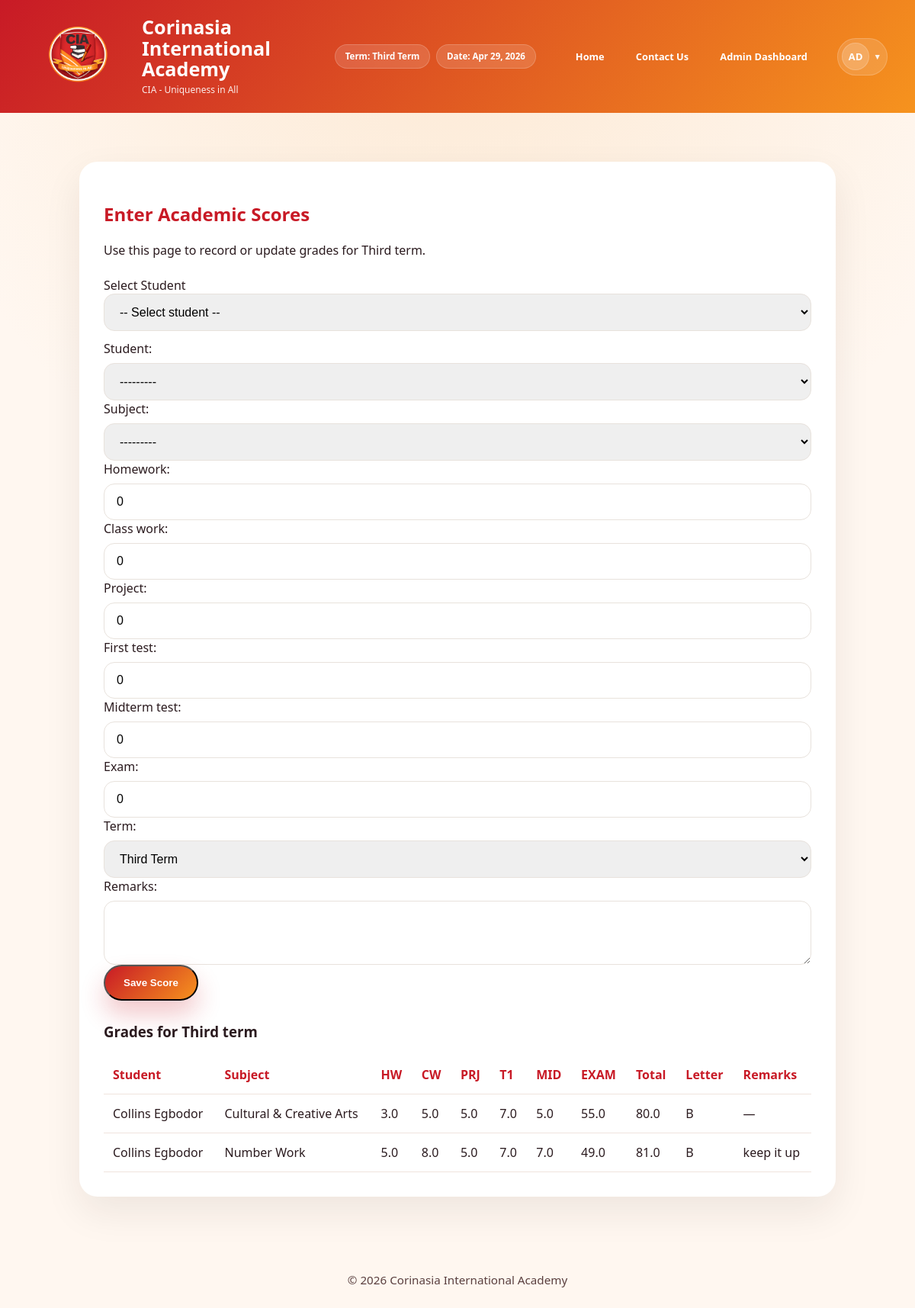
Screenshot of /teacher/enter-scores/ (signed in) with the database file from the repository.
### grades/models.py (models this page shows, shortened)
class TermSetting(models.Model):
    current_term = models.CharField(
        max_length=20,
        choices=TERM_CHOICES,
        default='first_term',
        help_text='Set the currently active academic term for the portal'
    )
    updated_at = models.DateTimeField(auto_now=True)
    class Meta:
        verbose_name = 'Term Setting'
        verbose_name_plural = 'Term Settings'
    @classmethod
    def get_current_term(cls):
        term_setting = cls.objects.order_by('-updated_at').first()
        return term_setting.current_term if term_setting else 'first_term'

class Student(models.Model):
    student_id = models.CharField(max_length=20, unique=True, db_index=True, help_text="Unique student ID")
    first_name = models.CharField(max_length=100)
    last_name = models.CharField(max_length=100)
    class_name = models.CharField(max_length=50, blank=True, null=True, help_text="Student's class (e.g., JSS1A, SS2B)")
    nationality = models.CharField(max_length=50, default='Nigeria')
    state_of_origin = models.CharField(max_length=50, blank=True, null=True)
    club_and_society = models.CharField(max_length=100, blank=True, null=True)
    sport_house = models.CharField(max_length=50, blank=True, null=True)
    date_of_birth = models.DateField(blank=True, null=True)
    enrollment_date = models.DateField(default=datetime.today)
    subjects = models.ManyToManyField('Subject', blank=True, related_name='students', help_text='Subjects the student is enrolled in for the current term')
    class Meta:
        ordering = ['last_name', 'first_name']
        verbose_name = "Student"
        verbose_name_plural = "Students"
        indexes = [
            models.Index(fields=['last_name', 'first_name']),
            models.Index(fields=['class_name']),
        ]
    def __str__(self):
        return f"{self.first_name} {self.last_name} ({self.student_id})"

class Grade(models.Model):
    GRADE_CHOICES = [
        ('A', 'A (90-100)'),
        ('B', 'B (80-89)'),
        ('C', 'C (70-79)'),
        ('D', 'D (60-69)'),
        ('E', 'E (50-59)'),
        ('F', 'F (Below 50)'),
    ]
    student = models.ForeignKey(Student, on_delete=models.CASCADE, related_name='grades')
    subject = models.ForeignKey(Subject, on_delete=models.CASCADE, related_name='grades')
    homework = models.FloatField(
        validators=[MinValueValidator(0), MaxValueValidator(5)],
        default=0,
        help_text="Home work (max 5)"
    )
    class_work = models.FloatField(
        validators=[MinValueValidator(0), MaxValueValidator(10)],
        default=0,
        help_text="Class work (max 10)"
    )
    project = models.FloatField(
        validators=[MinValueValidator(0), MaxValueValidator(5)],
        default=0,
        help_text="Project (max 5)"
    )
    first_test = models.FloatField(
        validators=[MinValueValidator(0), MaxValueValidator(10)],
        default=0,
        help_text="1st test (max 10)"
    )
    midterm_test = models.FloatField(
        validators=[MinValueValidator(0), MaxValueValidator(10)],
        default=0,
        help_text="Mid-term test (max 10)"
    )
    exam = models.FloatField(
        validators=[MinValueValidator(0), MaxValueValidator(60)],
        default=0,
        help_text="Exams (max 60)"
    )
    marks = models.FloatField(
        validators=[MinValueValidator(0), MaxValueValidator(100)],
        default=0,
        help_text="Total marks out of 100",
        editable=False,
    )
    letter_grade = models.CharField(max_length=2, choices=GRADE_CHOICES)
    term = models.CharField(
        max_length=20,
        choices=TERM_CHOICES,
        default='first_term',
        help_text="Academic term for the grade"
    )
    date_recorded = models.DateTimeField(auto_now_add=True)
    last_updated = models.DateTimeField(auto_now=True)
    remarks = models.TextField(blank=True, null=True)
    class Meta:
        ordering = ['-term', 'student', 'subject']
        verbose_name = "Grade"
        verbose_name_plural = "Grades"
        unique_together = ['student', 'subject', 'term']
        indexes = [
            models.Index(fields=['student', 'term']),
            models.Index(fields=['subject', 'term']),
            models.Index(fields=['letter_grade']),
        ]

class Subject(models.Model):
    code = models.CharField(max_length=20, unique=True, db_index=True)
    name = models.CharField(max_length=200)
    description = models.TextField(blank=True)
    credit_hours = models.IntegerField(default=3)
    class Meta:
        ordering = ['code']
        verbose_name = "Subject"
        verbose_name_plural = "Subjects"
    def __str__(self):
        return f"{self.code} - {self.name}"

### grades/views.py (the view, shortened to what this page needs)
# urls.py: path('teacher/enter-scores/', views.enter_academic_scores, name='enter_academic_scores'),
@login_required
@teacher_or_admin_required
def enter_academic_scores(request):
    current_term = TermSetting.get_current_term()
    profile = getattr(request.user, 'profile', None)
    if profile and profile.role == Profile.ROLE_ADMIN:
        students_for_select = Student.objects.all().order_by('last_name')
    elif profile and profile.role == Profile.ROLE_CLASS_TEACHER and profile.assigned_class:
        students_for_select = Student.objects.filter(class_name=profile.assigned_class).order_by('last_name')
    elif profile and profile.role == Profile.ROLE_SUBJECT_TEACHER:
        students_for_select = Student.objects.filter(subjects__in=profile.assigned_subjects.all()).distinct().order_by('last_name')
    else:
        students_for_select = Student.objects.none()
    selected_student = None
    sel_student_pk = request.GET.get('student')
    if sel_student_pk:
        try:
            selected_student = students_for_select.get(pk=sel_student_pk)
        except Exception:
            selected_student = None
    if request.method == 'POST':
        form = GradeEntryForm(request.POST)
        if profile and profile.role == Profile.ROLE_CLASS_TEACHER and profile.assigned_class:
            form.fields['student'].queryset = Student.objects.filter(class_name=profile.assigned_class)
        if profile and profile.role == Profile.ROLE_SUBJECT_TEACHER:
            form.fields['subject'].queryset = profile.assigned_subjects.all()
        if selected_student:
            form.fields['student'].queryset = Student.objects.filter(pk=selected_student.pk)
        if form.is_valid():
            data = form.cleaned_data
            grade, created = Grade.objects.update_or_create(
                student=data['student'],
                subject=data['subject'],
                term=data['term'],
                defaults={
                    'homework': data.get('homework', 0),
                    'class_work': data.get('class_work', 0),
                    'project': data.get('project', 0),
                    'first_test': data.get('first_test', 0),
                    'midterm_test': data.get('midterm_test', 0),
                    'exam': data.get('exam', 0),
                    'remarks': data.get('remarks', ''),
                }
            )
            try:
                Activity.objects.create(
                    actor=request.user,
                    action_type=Activity.ACTION_GRADE_CREATED if created else Activity.ACTION_GRADE_UPDATED,
                    target_student=grade.student,
                    target_subject=grade.subject,
                    description=f"{request.user.get_full_name() or request.user.username} {'created' if created else 'updated'} grade for {grade.student} in {grade.subject}: {grade.marks} ({grade.letter_grade})",
                )
            except Exception:
                pass
            messages.success(request, 'Academic score saved successfully.')
            if selected_student:
                return redirect(f"{request.path}?student={selected_student.pk}")
            return redirect('enter_academic_scores')
    else:
        form = GradeEntryForm(initial={'term': current_term})
        if profile and profile.role == Profile.ROLE_CLASS_TEACHER and profile.assigned_class:
            form.fields['student'].queryset = Student.objects.filter(class_name=profile.assigned_class)
        if profile and profile.role == Profile.ROLE_SUBJECT_TEACHER:
            form.fields['subject'].queryset = profile.assigned_subjects.all()
    if selected_student:
        grades = Grade.objects.filter(term=current_term, student=selected_student).select_related('student', 'subject').order_by('subject__name')
    else:
        grades = Grade.objects.filter(term=current_term).select_related('student', 'subject').order_by('student__last_name', 'subject__name')
        if profile and profile.role == Profile.ROLE_CLASS_TEACHER and profile.assigned_class:
            grades = grades.filter(student__class_name=profile.assigned_class)
        if profile and profile.role == Profile.ROLE_SUBJECT_TEACHER:
            grades = grades.filter(subject__in=profile.assigned_subjects.all())
    return render(request, 'grades/enter_academic_scores.html', {
        'form': form,
        'grades': grades,
        'current_term': current_term,
        'students': students_for_select,
        'selected_student': selected_student,
    })

### grades/templates/grades/enter_academic_scores.html (shortened to what this page needs)
{% extends 'grades/base.html' %}
{% load custom_filters %}
{% block content %}
<div class="page-shell">
    <div class="dashboard-card">
        <h2>Enter Academic Scores</h2>
        <p>Use this page to record or update grades for {{ current_term|capfirst|replace:"_ " }}.</p>
        <div class="teacher-form-card">
            <div style="margin-bottom:12px">
                {% if students %}
                    <form method="get" class="student-select-form">
                        <label for="student-select">Select Student</label>
                        <select id="student-select" name="student" onchange="this.form.submit()">
                            <option value="">-- Select student --</option>
                        </select>
                    </form>
                {% else %}
                    <p class="empty-state">No students available for selection.</p>
                {% endif %}
            </div>
            <form method="post" novalidate>
                {% if not selected_student %}
                <div class="field-row">
                    {{ form.student.label_tag }}
                    {{ form.student }}
                </div>
                {% endif %}
                <div class="field-row">
                    {{ form.subject.label_tag }}
                    {{ form.subject }}
                </div>
                <div class="field-row">
                    {{ form.homework.label_tag }}
                    {{ form.homework }}
                </div>
                <div class="field-row">
                    {{ form.class_work.label_tag }}
                    {{ form.class_work }}
                </div>
                <div class="field-row">
                    {{ form.project.label_tag }}
                    {{ form.project }}
                </div>
                <div class="field-row">
                    {{ form.first_test.label_tag }}
                    {{ form.first_test }}
                </div>
                <div class="field-row">
                    {{ form.midterm_test.label_tag }}
                    {{ form.midterm_test }}
                </div>
                <div class="field-row">
                    {{ form.exam.label_tag }}
                    {{ form.exam }}
                </div>
                <div class="field-row">
                    {{ form.term.label_tag }}
                    {{ form.term }}
                </div>
                <div class="field-row">
                    {{ form.remarks.label_tag }}
                    {{ form.remarks }}
                </div>
                <button type="submit" class="button button-primary">Save Score</button>
            </form>
        </div>
                <div class="grades-table" style="margin-top: 28px;">
            <h3>Grades for {{ current_term|capfirst|replace:"_ " }}</h3>
            {% if grades %}
                <table>
                            <thead>
                                <tr>
                                    <th>Student</th>
                                    <th>Subject</th>
                                    <th>HW</th>
                                    <th>CW</th>
                                    <th>PRJ</th>
                                    <th>T1</th>
                                    <th>MID</th>
                                    <th>EXAM</th>
                                    <th>Total</th>
                                    <th>Letter</th>
                                    <th>Remarks</th>
                                </tr>
                            </thead>
                            <tbody>
                                {% for grade in grades %}
                                    <tr>
                                        <td>{{ grade.student.first_name }} {{ grade.student.last_name }}</td>
                                        <td>{{ grade.subject.name }}</td>
                                        <td>{{ grade.homework }}</td>
                                        <td>{{ grade.class_work }}</td>
                                        <td>{{ grade.project }}</td>
                                        <td>{{ grade.first_test }}</td>
                                        <td>{{ grade.midterm_test }}</td>
                                        <td>{{ grade.exam }}</td>
                                        <td>{{ grade.marks }}</td>
                                        <td>{{ grade.letter_grade }}</td>
                                        <td>{{ grade.remarks|default:'—' }}</td>
                                    </tr>
                                {% endfor %}
                            </tbody>
                </table>
            {% else %}
                <p class="empty-state">No academic scores have been recorded for the active term yet.</p>
            {% endif %}
        </div>
    </div>
</div>
{% endblock %}

### rows the page displays
TermSetting: current_term "Third term"
Student: student "---------"
Grade: student.first_name "Collins", student.last_name "Egbodor", subject.name "Cultural & Creative Arts", homework "3.0", class_work "5.0", project "5.0", first_test "7.0", midterm_test "5.0", exam "55.0", marks "80.0", letter_grade "B", remarks "—"
Grade: student.first_name "Collins", student.last_name "Egbodor", subject.name "Number Work", homework "5.0", class_work "8.0", project "5.0", first_test "7.0", midterm_test "7.0", exam "49.0", marks "81.0", letter_grade "B", remarks "keep it up"

### other values shown
{{ portal_current_term_display }} "Third Term"
{{ portal_current_date|date:'M j, Y' }} "Apr 29, 2026"
{{ portal_user_initials }} "AD"
